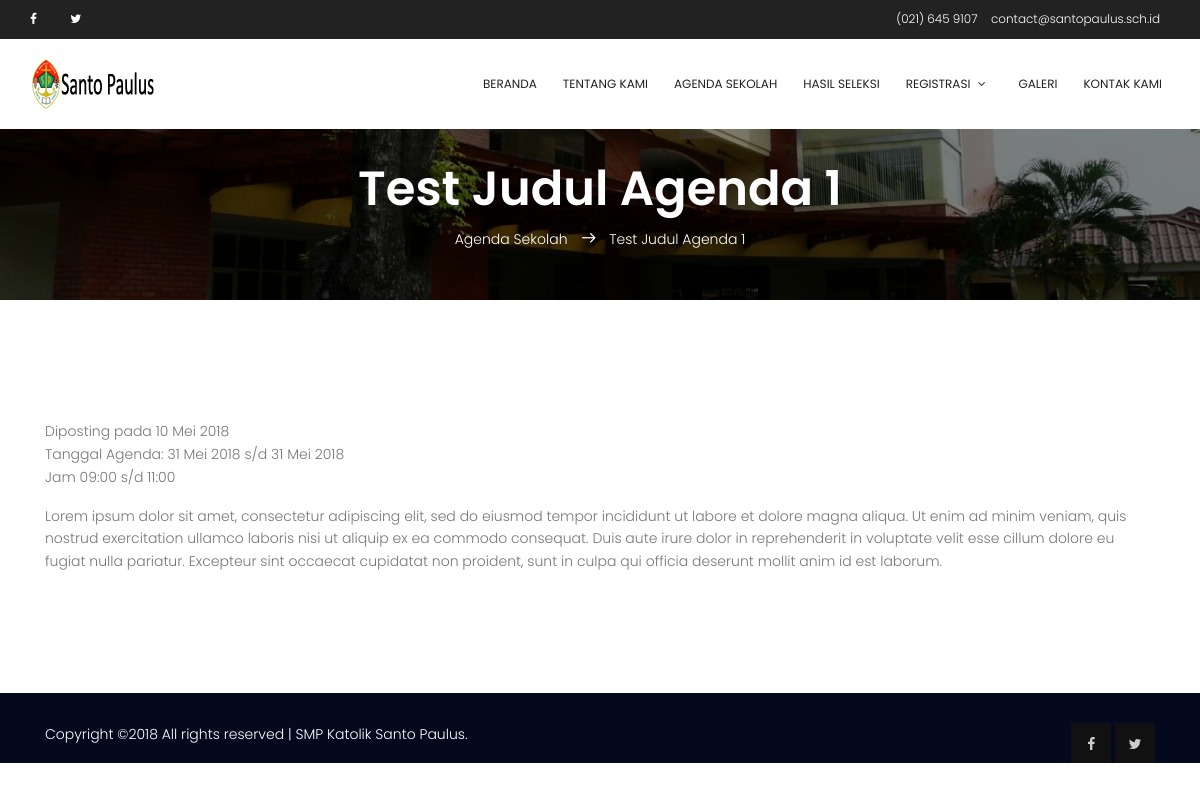
Page /?page=detail-agenda&q=3 on the committed database.
### tables this page shows
CREATE TABLE `agenda` (
  `ag_id` int(11) NOT NULL,
  `ag_tgl_posting` date NOT NULL,
  `ag_tgl_mulai` date NOT NULL,
  `ag_tgl_selesai` date NOT NULL,
  `ag_jam` varchar(50) NOT NULL,
  `ag_judul` varchar(100) NOT NULL,
  `ag_konten` text NOT NULL,
  `ag_tipe` enum('agenda','pengumuman') NOT NULL,
  `ag_publish` enum('Y','N') NOT NULL
);

### digi_canvas.php (called while the page is built, shortened)
<?php
require("includes/constants.php");
require('includes/class.db.php');
$database = DB::getInstance();
require("includes/common_helper.php");
include("template/v_header.php");
include("template/v_content.php");
include("template/v_footer.php");
?>

### includes/class.db.php (called while the page is built, shortened)
<?php
class DB
{
    private $link = null;
    static $inst = null;
    public function __construct()
    {
        try {
            $this->link = new mysqli( DB_HOST, DB_USER, DB_PASS, DB_NAME );
            $this->link->set_charset( "utf8" );
        } catch ( Exception $e ) {
            die( 'Unable to connect to database' );
        }
    }
    public function get_row( $query, $object = false )
    {
        $row = $this->link->query( $query );
        if( $this->link->error )
        {
            $this->log_db_errors( $this->link->error, $query );
            return false;
        }
        else
        {
            $r = ( !$object ) ? $row->fetch_row() : $row->fetch_object();
            return $r;
        }
    }
    static function getInstance()
    {
        if( self::$inst == null )
        {
            self::$inst = new DB();
        }
        return self::$inst;
    }
}

### includes/constants.php (called while the page is built, shortened)
<?php
$baseurl = "http://".$_SERVER['HTTP_HOST'].str_replace(basename($_SERVER['SCRIPT_NAME']),"",$_SERVER['SCRIPT_NAME']);
?>

### includes/common_helper.php (called while the page is built, shortened)
<?php
function tgl_indo($tgl){
    $tanggal = substr($tgl,8,2);
    $bulan = getBulan(substr($tgl,5,2));
    $tahun = substr($tgl,0,4);
    return $tanggal.' '.$bulan.' '.$tahun;
}
function getBulan($bln){
    switch ($bln){
        case 5:
            return "Mei";
            break;
    }
}
?>

### modules/agenda/page_detail.php (the view)
<?php
    $key = htmlspecialchars($_GET["q"], ENT_QUOTES, 'UTF-8');
    $query = "SELECT ag_tgl_posting, ag_tgl_mulai, ag_tgl_selesai, ag_jam, ag_judul, ag_konten FROM agenda WHERE ag_id = '$key' "
            . "AND ag_publish = 'Y'";
    if( $database->num_rows( $query ) > 0 )
    {
        list( $tglposting, $tglmulai, $tglselesai, $jam, $title, $content ) = $database->get_row( $query );
        $pagetitle = $title;
        $ftglposting = tgl_indo($tglposting);
        $ftglmulai = tgl_indo($tglmulai);
        $ftglselesai = tgl_indo($tglselesai);
        $fjam = $jam;
        $fcontent = nl2br(html_entity_decode($content), TRUE);
    }
?>
<section class="banner-area relative">
    <div class="overlay overlay-bg"></div>
    <div class="container">
        <div class="row d-flex align-items-center justify-content-center">
            <div class="about-content col-lg-12">
                <h1 class="text-white">
                    <?php echo ucfirst($pagetitle);?>
                </h1>
                <p class="text-white link-nav"><a href="<?php echo $baseurl;?>?page=agenda">Agenda Sekolah</a>  <span class="lnr lnr-arrow-right"></span>  <?php echo ucfirst($pagetitle);?></p>
            </div>
        </div>
    </div>
</section>
<section class="section-gap">
<div class="container">
    <div class="row">
        <div class="col-md-12">
            <?php
                echo '<p>Diposting pada '.$ftglposting.'<br>Tanggal Agenda: '.$ftglmulai.' s/d '.$ftglselesai.'<br>Jam '.$fjam.'</p>';
                echo $fcontent;
            ?>
        </div>
    </div>
</div>
</section>

### assets/css/main.css (style rules this page uses)
body { color:#777;font-family:"Poppins",sans-serif;font-size:14px;font-weight:300;line-height:1.625em;position:relative }
a { -webkit-transition:all 0.3s ease 0s;-moz-transition:all 0.3s ease 0s;-o-transition:all 0.3s ease 0s;transition:all 0.3s ease 0s }
a,a:focus,a:hover { text-decoration:none;outline:0 }
h1,h2,h3,h4,h5,h6 { font-family:"Poppins",sans-serif;color:#222;line-height:1.2em !important;margin-bottom:0;margin-top:0;font-weight:600 }
h1,.h1 { font-size:36px }
.text-white { color:#fff }
.relative { position:relative }
.overlay { position:absolute;left:0;right:0;top:0;bottom:0 }
h1 { font-size:36px }
h1,h2,h3,h4,h5,h6 { line-height:1.5em }
.section-gap { padding:120px 0 }
.banner-area { background:url(../img/banner-bg.jpg) center;background-size:cover }
.banner-area .overlay { background:#000;opacity:.5 }
.link-nav { margin-top:10px;margin-bottom:0px }
.about-content { margin-top:110px;padding:50px 0px;text-align:center }
.about-content h1 { font-size:48px;font-weight:600 }
.about-content a { color:#fff;font-weight:300;font-size:14px }
.about-content .lnr { margin:0px 10px;font-weight:600 }

### rows in the picture
agenda: ag_judul "Test Judul Agenda 1", ag_tgl_posting "10 Mei 2018", ag_tgl_mulai "31 Mei 2018", ag_tgl_selesai "31 Mei 2018", ag_jam "09:00 s/d 11:00", ag_konten "Lorem ipsum dolor sit amet, consectetur adipiscing elit, sed do eiusmod tempor incididunt ut labore et dolore magna aliqua. Ut enim ad minim veniam, quis nostrud exercitation ullamco laboris nisi ut aliquip ex ea commodo consequat. Duis aute irure dolor in reprehenderit in voluptate velit esse cillum dolore eu fugiat nulla pariatur. Excepteur sint occaecat cupidatat non proident, sunt in culpa qui officia deserunt mollit anim id est laborum."

### other values in the picture
INFO_EMAIL "contact@santopaulus.sch.id"
WEB_TITLE "SMP Katolik Santo Paulus"
